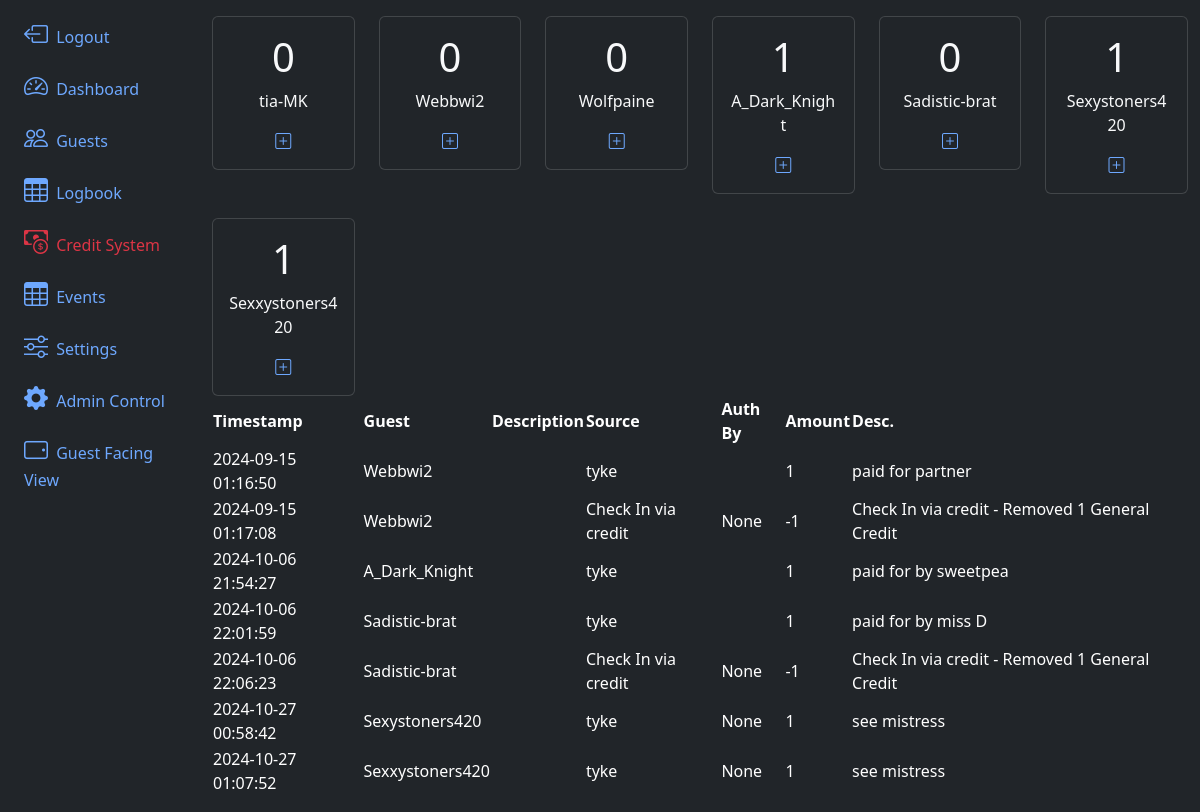
The app's page /credits/ with its own data.
### app/models.py (models this page shows, shortened)
@dataclass
class GuestCredit(db.Model):
    id:int = db.Column(db.Integer, primary_key=True)
    lastUpdate = db.Column(db.DateTime(timezone=True), server_default=None)
    guest_id = db.Column(db.Integer, db.ForeignKey('guest.id'), nullable=False)
    generalAmount:int  = db.Column(db.Integer, nullable=False, default=0)
    specialEventAmount:int  = db.Column(db.Integer, nullable=False, default=0)
    privateSessionAmount:int  = db.Column(db.Integer, nullable=False, default=0)

@dataclass
class Guest(db.Model, UserMixin):
    id:int = db.Column(db.Integer, primary_key=True)
    uuid:str  = db.Column(db.String, unique=True, name="uuid")
    fetUsername:str  = db.Column(db.String(100) )
    name:str  = db.Column(db.String(100), nullable=False)
    email:str  = db.Column(db.String(200), unique=True, nullable=False)
    phone:str  = db.Column(db.String(20))
    checkin_blocked:bool = db.Column(db.Boolean(), default=False)
    password:str  = db.Column(db.String(255))
    allow_qrcode_refresh:bool = db.Column(db.Boolean(), default=True)
    roles = db.relationship('Role', backref=db.backref('guests'), secondary=guest_role)
    performs = db.relationship('Addon', backref='guests', secondary='guest_addons')
    termsCheck:bool = db.Column(db.Boolean(), default=False)
    termsDate = db.Column(db.DateTime(timezone=True), server_default=None)
    credit = db.relationship('GuestCredit',backref='guest')
    logbook = db.relationship('Guestlog', backref='guest')
    checkedIn:bool = db.Column(db.Boolean(), default=False)
    lastVisit = db.Column(db.DateTime(timezone=True), server_default=None)
    lastCheckOut = db.Column(db.DateTime(timezone=True), server_default=None)
    created_at = db.Column(db.DateTime(timezone=True), server_default=func.now())

@dataclass
class CreditTransactionLog(db.Model):
    id:int = db.Column(db.Integer, primary_key=True)
    timestamp = db.Column(db.DateTime(timezone=True), server_default=func.now())
    guest = db.Column(db.Integer,  db.ForeignKey('guest.id'), nullable=False)
    authorizedSource:str  = db.Column(db.String(100), nullable=False)
    authorizedBy  = db.Column(db.Integer, db.ForeignKey('guest.id'))
    generalAmountChange:int  = db.Column(db.Integer, nullable=False)
    specialEventAmountChange:int  = db.Column(db.Integer, nullable=False)
    privateSessionAmountChange:int  = db.Column(db.Integer, nullable=False)
    description:str  = db.Column(db.String(200), nullable=False)

### app/routes.py (the view)
@app.route('/credits/', methods=['GET', 'POST'])
def credits():
    return render_template('credits.html', guests=Guest.query.all(), guestCreds=GuestCredit.query.all(), guestCreditLog=CreditTransactionLog.query.all())

### app/__init__.py (called while the page is built)
@app.template_filter('not_check_role_skip_payment_at_checkin')
def not_check_role_skip_payment_at_checkin(guest):
    return not any(x.skip_payment_at_checkin == True for x in guest.roles)

### app/templates/credits.html
{% extends 'layout.html' %}
{% block content %}
<div>
    <div class="row row-cols-2 row-cols-sm-2 row-cols-md-3 row-cols-lg-4 row-cols-xl-6 g-4">
        {% for creds in guestCreds %}
            {% if creds.guest | not_check_role_skip_payment_at_checkin %}
            <div class="col">
                <div class="card text-center bg-dark text-light">
                    <div class="card-body">
                        <h1 class="card-title">{{ creds.generalAmount }}</h1>
                        <p class="card-text">{{ creds.guest.fetUsername }}</p>
                        <a href="/guestCredit/{{creds.guest.id}}" class="m-2 p-3"><i class="bi bi-plus-square"></i></a>
                    </div>
                </div>
            </div>
            {% endif %}
        {% endfor %}
    </div>
    <table class="table-dark rounded-3 overflow-hidden " data-toggle="table" data-search="true">
        <thead>
            <tr>
                <th data-sortable="true" scope="col">Timestamp</th>
                <th data-sortable="true" scope="col">Guest</th>
                <th data-sortable="true" scope="col">Description</th>
                <th data-sortable="true" scope="col">Source</th>
                <th data-sortable="true" scope="col">Auth By</th>
                <th data-sortable="true" scope="col">Amount</th>
                <th data-sortable="true" scope="col">Desc.</th>
            </tr>
        </thead>
        <tbody>
            {% for logItem in guestCreditLog %}
            <tr>
                <td scope="row">{{ logItem.timestamp }}</td>
                <td scope="row">{{ guests[logItem.guest].fetUsername }}</td>
                <td scope="row">{{ guests[logItem.guest].description }}</td>
                <td scope="row">{{ logItem.authorizedSource }}</td>
                <td scope="row">{% if logItem.authorizedBy%}{{ guests[logItem.authorizedBy].role }}{%else%}None {% endif %}</td>
                <td scope="row">{{ logItem.generalAmountChange }}</td>
                <td scope="row">{{ logItem.description }}</td>
            </tr>
            {% endfor %}
        </tbody>
    </table>
</div>
{% endblock content %}

### records on screen
GuestCredit: generalAmount "0", guest.fetUsername "tia-MK"
GuestCredit: generalAmount "0", guest.fetUsername "Webbwi2"
GuestCredit: generalAmount "0", guest.fetUsername "Wolfpaine"
GuestCredit: generalAmount "1", guest.fetUsername "A_Dark_Knight"
GuestCredit: generalAmount "0", guest.fetUsername "Sadistic-brat"
GuestCredit: generalAmount "1", guest.fetUsername "Sexystoners420"
GuestCredit: generalAmount "1", guest.fetUsername "Sexxystoners420"
CreditTransactionLog: timestamp "2024-09-15 01:16:50", guest.fetUsername "Webbwi2", authorizedSource "tyke", generalAmountChange "1", description "paid for partner"
CreditTransactionLog: timestamp "2024-09-15 01:17:08", guest.fetUsername "Webbwi2", authorizedSource "Check In via credit", shows "None", generalAmountChange "-1", description "Check In via credit - Removed 1 General Credit"
CreditTransactionLog: timestamp "2024-10-06 21:54:27", guest.fetUsername "A_Dark_Knight", authorizedSource "tyke", generalAmountChange "1", description "paid for by sweetpea"
CreditTransactionLog: timestamp "2024-10-06 22:01:59", guest.fetUsername "Sadistic-brat", authorizedSource "tyke", generalAmountChange "1", description "paid for by miss D"
CreditTransactionLog: timestamp "2024-10-06 22:06:23", guest.fetUsername "Sadistic-brat", authorizedSource "Check In via credit", shows "None", generalAmountChange "-1", description "Check In via credit - Removed 1 General Credit"
CreditTransactionLog: timestamp "2024-10-27 00:58:42", guest.fetUsername "Sexystoners420", authorizedSource "tyke", shows "None", generalAmountChange "1", description "see mistress"
CreditTransactionLog: timestamp "2024-10-27 01:07:52", guest.fetUsername "Sexxystoners420", authorizedSource "tyke", shows "None", generalAmountChange "1", description "see mistress"
